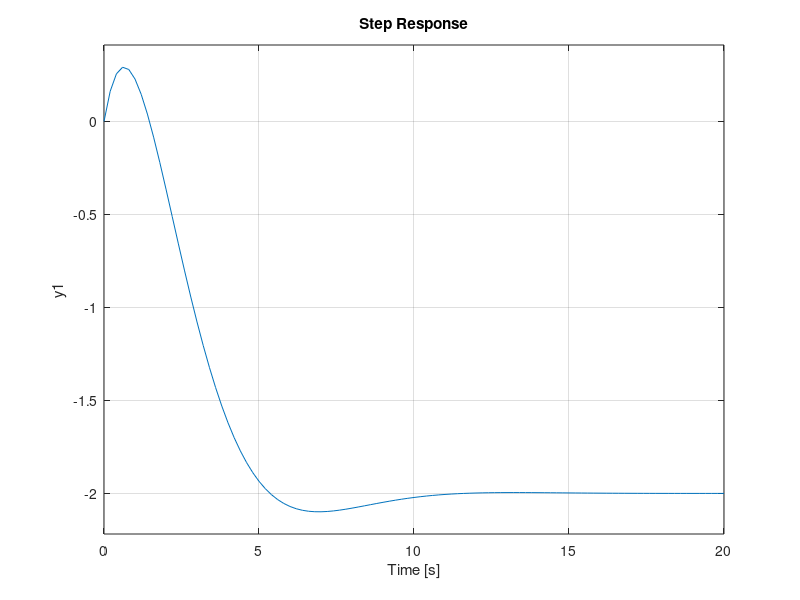

This chart was generated by the following MATLAB code:
%% -- Primer orden sencillo -- %%
root = 1;
polinomio = poly(root);
sis = tf(1,polinomio);
pzmap(sis);
step(sis);
%% -- Segundo orden sencillo -- %%
root = [-2;0];
polinomio = poly(root);
sis = tf(1,polinomio);
pzmap(sis);
step(sis);
%% -- Segundo orden con parte compleja -- %%
root = [-0.2+5i; -0.2-5i];
polinomio = poly(root);
sis = tf(1,polinomio);
pzmap(sis);
step(sis);
%% -- Primer orden con ceros -- %%
polos = -2;
ceros = -1;
polos_poli = poly(polos);
ceros_poli = poly(ceros);
sis = tf(ceros_poli,polos_poli);
pzmap(sis);
step(sis);
%% -- Segundo orden con ceros -- %%
polos = [-0.5+0.5i; -0.5-0.5i];
ceros = 1;
polos_poli = poly(polos);
ceros_poli = poly(ceros);
sis = tf(ceros_poli,polos_poli);
pzmap(sis);
step(sis);